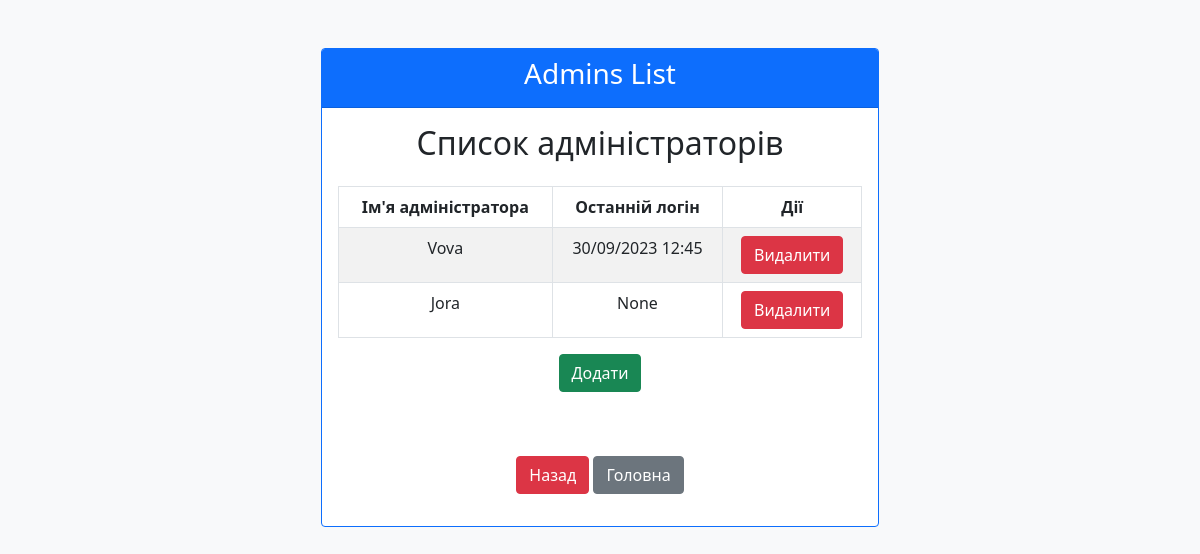
Page /admin/admin_list (signed in) on the committed database.
### WebApp/models.py (models this page shows, shortened)
class Admin(db.Model, UserMixin):
    __tablename__ = 'admins'
    id = db.Column(db.Integer, primary_key=True)
    username = db.Column(db.String(50), unique=True, nullable=False)
    password = db.Column(db.String(128), nullable=False)
    last_login = db.Column(db.String, nullable=False)
    super_admin = db.Column(db.Boolean, default=False)

### WebApp/app.py (the view)
@app.route('/admin/admin_list')
@login_required
def admins_route():
    data = db.session.query(Admin).all()
    return render_template('admin_templates/admins.html', data=data)

### WebApp/auth.py (called while the page is built)
@login_manager.user_loader
def load_user(user_id):
    return Admin.query.filter_by(id=user_id).first()

### WebApp/templates/admin_templates/admins.html
{% extends 'admin_templates/_base.html' %}
{% block title %}
Admins List
{% endblock title %}
{% block content %}
<h2 class="mb-4">Список адміністраторів</h2>
<table class="table table-bordered table-striped text-center">
    <thead>
    <tr>
        <th>Ім'я адміністратора</th>
        <th>Останній логін</th>
        <th>Дії</th>
    </tr>
    </thead>
    <tbody>
    {% for admin in data%}
    <tr>
        <td>{{ admin.username }}</td>
        <td>{{ admin.last_login }}</td>
        <td>
            <a href="/admin/admin_list/delete/{{ admin.username}}" class="btn btn-danger">
                Видалити
            </a>
        </td>
    </tr>
    {% endfor %}
    </tbody>
</table>
<a href="/admin/admin_list/add" class="btn btn-success">
    Додати
</a>
{% include "admin_templates/_footer.html" %}
{% endblock content %}

### rows in the picture
Admin: username "Vova", last_login "30/09/2023 12:45"
Admin: username "Jora", last_login "None"
